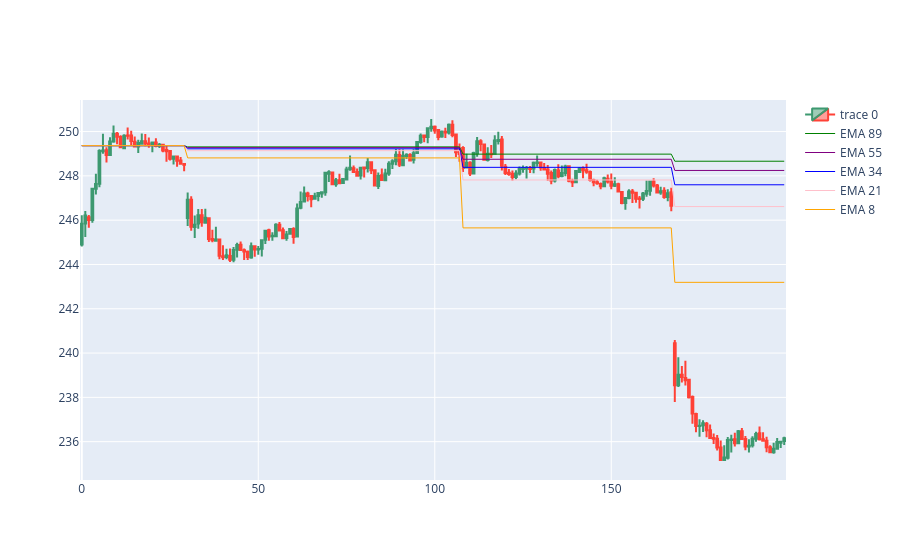

Source (notebook cell):
### Code cell
import plotly.io as pio
import plotly.graph_objects as go  

dfpl = df[100:200]

fig = go.Figure(
    data=[
        go.Candlestick(
            x=dfpl.index,
            open=dfpl['open_5min'],
            high=dfpl['high_5min'],
            low=dfpl['low_5min'],
            close=dfpl['close_5min']),
        go.Scatter(
            x=dfpl.index, 
            y=dfpl['ema89'],
            line=dict(color='green', width=1), 
            name="EMA 89"),
        go.Scatter(
            x=dfpl.index, 
            y=dfpl['ema55'],
            line=dict(color='purple', width=1), 
            name="EMA 55"),
        go.Scatter(
            x=dfpl.index, 
            y=dfpl['ema34'],
            line=dict(color='blue', width=1), 
            name="EMA 34"),
        go.Scatter(
            x=dfpl.index, 
            y=dfpl['ema21'],
            line=dict(color='pink', width=1), 
            name="EMA 21"),
        go.Scatter(
            x=dfpl.index, 
            y=dfpl['ema8'],
            line=dict(color='orange', width=1), 
            name="EMA 8")
    ]
)

fig.update_layout(xaxis_rangeslider_visible=False)
fig.show()

### Figure 1 — Plotly figure (JSON) as saved in the notebook; plotly's stock layout.template omitted (floating-point values rounded to 4 significant figures; data arrays with more than 128 entries replaced by an {"elided": "..."} marker saying what was removed)
{"data": [{"close": {"elided": "200 float values"}, "high": {"elided": "200 float values"}, "low": {"elided": "200 float values"}, "open": {"elided": "200 float values"}, "type": "candlestick", "x": {"elided": "200 int values"}}, {"line": {"color": "green", "width": 1}, "name": "EMA 89", "type": "scatter", "x": {"elided": "200 int values"}, "y": {"elided": "200 float values"}}, {"line": {"color": "purple", "width": 1}, "name": "EMA 55", "type": "scatter", "x": {"elided": "200 int values"}, "y": {"elided": "200 float values"}}, {"line": {"color": "blue", "width": 1}, "name": "EMA 34", "type": "scatter", "x": {"elided": "200 int values"}, "y": {"elided": "200 float values"}}, {"line": {"color": "pink", "width": 1}, "name": "EMA 21", "type": "scatter", "x": {"elided": "200 int values"}, "y": {"elided": "200 float values"}}, {"line": {"color": "orange", "width": 1}, "name": "EMA 8", "type": "scatter", "x": {"elided": "200 int values"}, "y": {"elided": "200 float values"}}], "layout": {"autosize": true, "xaxis": {"autorange": true, "range": [-0.5, 199.5], "rangeslider": {"visible": false, "yaxis": {}}, "type": "linear"}, "yaxis": {"autorange": true, "range": [234.3, 251.4], "type": "linear"}}}
